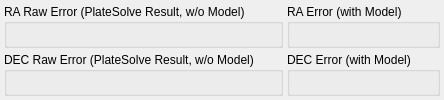
       <widget class="QWidget" name="RaDec">
        <attribute name="title">
         <string>RA / DEC Analyse</string>
        </attribute>
        <layout class="QGridLayout" name="gridLayout_8">
         <property name="leftMargin">
          <number>4</number>
         </property>
         <property name="topMargin">
          <number>4</number>
         </property>
         <property name="rightMargin">
          <number>4</number>
         </property>
         <property name="bottomMargin">
          <number>4</number>
         </property>
         <property name="spacing">
          <number>4</number>
         </property>
         <item row="1" column="0">
          <widget class="QGroupBox" name="groupBox_18">
           <property name="title">
            <string>DEC Raw Error (PlateSolve Result, w/o Model)</string>
           </property>
           <property name="large" stdset="0">
            <bool>true</bool>
           </property>
           <layout class="QHBoxLayout" name="horizontalLayout_10">
            <property name="spacing">
             <number>0</number>
            </property>
            <property name="leftMargin">
             <number>4</number>
            </property>
            <property name="topMargin">
             <number>12</number>
            </property>
            <property name="rightMargin">
             <number>8</number>
            </property>
            <property name="bottomMargin">
             <number>0</number>
            </property>
            <item>
             <widget class="NormalScatter" name="decRawErrorsRef" native="true">
              <property name="sizePolicy">
               <sizepolicy hsizetype="Preferred" vsizetype="Preferred">
                <horstretch>0</horstretch>
                <verstretch>0</verstretch>
               </sizepolicy>
              </property>
              <property name="toolTip">
               <string/>
              </property>
             </widget>
            </item>
           </layout>
          </widget>
         </item>
         <item row="0" column="0">
          <widget class="QGroupBox" name="groupBox_17">
           <property name="title">
            <string>RA Raw Error (PlateSolve Result, w/o Model)</string>
           </property>
           <property name="large" stdset="0">
            <bool>true</bool>
           </property>
           <layout class="QHBoxLayout" name="horizontalLayout_9">
            <property name="spacing">
             <number>0</number>
            </property>
            <property name="leftMargin">
             <number>4</number>
            </property>
            <property name="topMargin">
             <number>12</number>
            </property>
            <property name="rightMargin">
             <number>8</number>
            </property>
            <property name="bottomMargin">
             <number>0</number>
            </property>
            <item>
             <widget class="NormalScatter" name="raRawErrorsRef" native="true">
              <property name="sizePolicy">
               <sizepolicy hsizetype="Preferred" vsizetype="Preferred">
                <horstretch>0</horstretch>
                <verstretch>0</verstretch>
               </sizepolicy>
              </property>
              <property name="toolTip">
               <string/>
              </property>
             </widget>
            </item>
           </layout>
          </widget>
         </item>
         <item row="0" column="1">
          <widget class="QGroupBox" name="groupBox_19">
           <property name="title">
            <string>RA Error (with Model)</string>
           </property>
           <property name="large" stdset="0">
            <bool>true</bool>
           </property>
           <layout class="QHBoxLayout" name="horizontalLayout_11">
            <property name="spacing">
             <number>0</number>
            </property>
            <property name="leftMargin">
             <number>4</number>
            </property>
            <property name="topMargin">
             <number>12</number>
            </property>
            <property name="rightMargin">
             <number>8</number>
            </property>
            <property name="bottomMargin">
             <number>0</number>
            </property>
            <item>
             <widget class="NormalScatter" name="raErrorsRef" native="true">
              <property name="sizePolicy">
               <sizepolicy hsizetype="Preferred" vsizetype="Preferred">
                <horstretch>0</horstretch>
                <verstretch>0</verstretch>
               </sizepolicy>
              </property>
              <property name="toolTip">
               <string/>
              </property>
             </widget>
            </item>
           </layout>
          </widget>
         </item>
         <item row="1" column="1">
          <widget class="QGroupBox" name="groupBox_20">
           <property name="title">
            <string>DEC Error (with Model)</string>
           </property>
           <property name="large" stdset="0">
            <bool>true</bool>
           </property>
           <layout class="QHBoxLayout" name="horizontalLayout_12">
            <property name="spacing">
             <number>0</number>
            </property>
            <property name="leftMargin">
             <number>4</number>
            </property>
            <property name="topMargin">
             <number>12</number>
            </property>
            <property name="rightMargin">
             <number>8</number>
            </property>
            <property name="bottomMargin">
             <number>0</number>
            </property>
            <item>
             <widget class="NormalScatter" name="decErrorsRef" native="true">
              <property name="sizePolicy">
               <sizepolicy hsizetype="Preferred" vsizetype="Preferred">
                <horstretch>0</horstretch>
                <verstretch>0</verstretch>
               </sizepolicy>
              </property>
              <property name="toolTip">
               <string/>
              </property>
             </widget>
            </item>
           </layout>
          </widget>
         </item>
        </layout>
       </widget>
